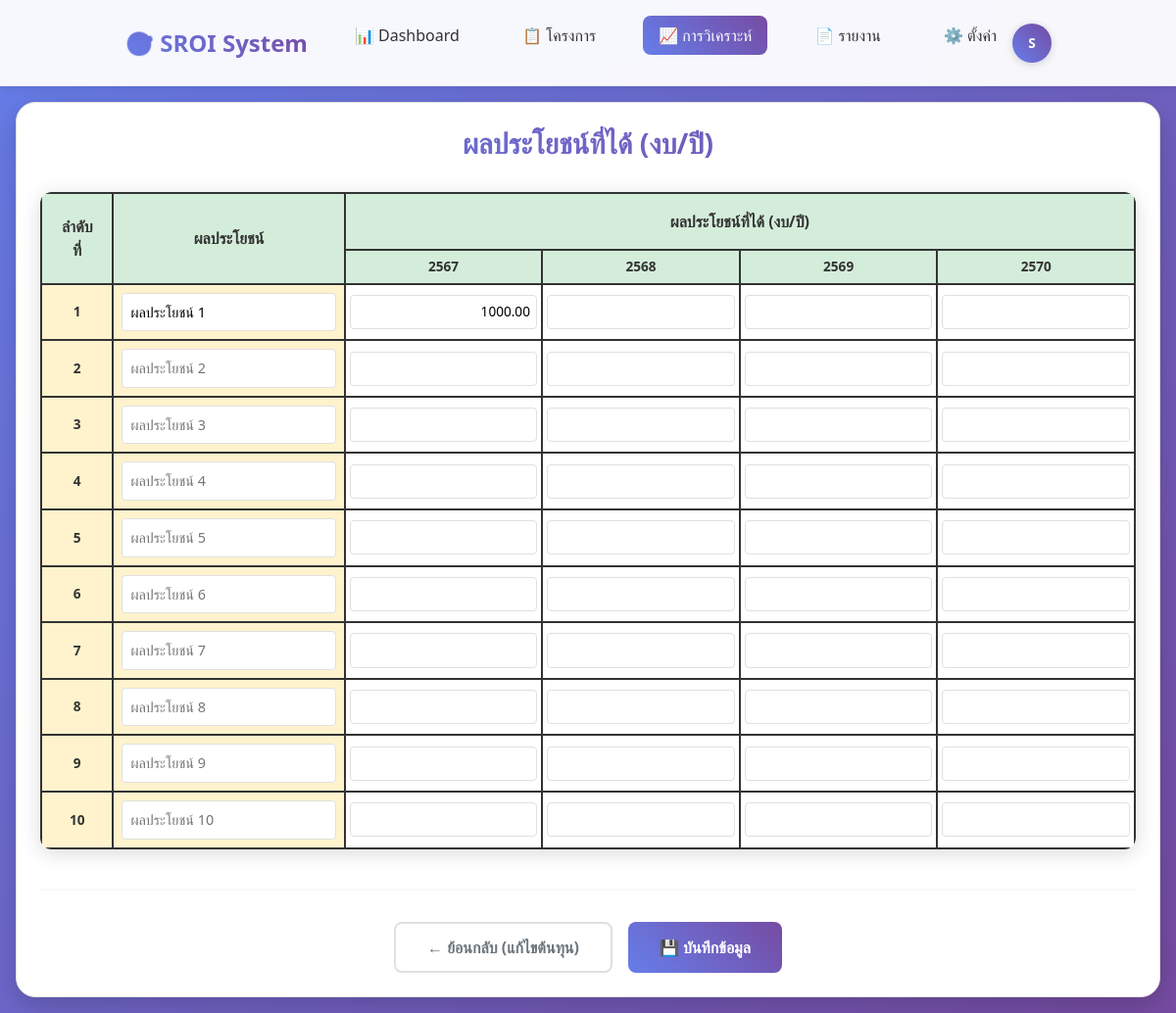
The app's page /impact_pathway/benefit.php?project_id=10 (signed in) with its own data.
### tables this page shows
CREATE TABLE `years` (
  `year_id` int(11) NOT NULL,
  `year_be` varchar(10) NOT NULL COMMENT 'ปี พ.ศ. เช่น 2567, 2568',
  `year_ad` int(11) NOT NULL COMMENT 'ปี ค.ศ. เช่น 2024, 2025',
  `year_display` varchar(50) NOT NULL COMMENT 'ชื่อปีที่แสดง เช่น 2567, 25xx',
  `year_description` varchar(200) DEFAULT NULL COMMENT 'รายละเอียดปี',
  `is_active` tinyint(1) DEFAULT 1 COMMENT 'สถานะการใช้งาน',
  `sort_order` int(11) DEFAULT 0 COMMENT 'ลำดับการแสดงผล',
  `created_at` timestamp NOT NULL DEFAULT current_timestamp(),
  `updated_at` timestamp NOT NULL DEFAULT current_timestamp() ON UPDATE current_timestamp()
);

CREATE TABLE `project_impact_ratios` (
  `id` int(11) NOT NULL,
  `project_id` int(11) NOT NULL,
  `benefit_number` int(11) NOT NULL,
  `attribution` decimal(5,2) DEFAULT 0.00,
  `deadweight` decimal(5,2) DEFAULT 0.00,
  `displacement` decimal(5,2) DEFAULT 0.00,
  `impact_ratio` decimal(5,4) DEFAULT 1.0000,
  `created_at` timestamp NOT NULL DEFAULT current_timestamp(),
  `updated_at` timestamp NOT NULL DEFAULT current_timestamp() ON UPDATE current_timestamp(),
  `benefit_detail` text DEFAULT NULL,
  `beneficiary` text DEFAULT NULL,
  `benefit_note` text DEFAULT NULL COMMENT 'จำนวนเงิน (บาท/ปี) หรือข้อความอธิบาย',
  `year` varchar(10) DEFAULT NULL COMMENT 'ปี พ.ศ. ของการประเมิน',
  `chain_sequence` int(11) DEFAULT 1
);

### impact_pathway/benefit.php (the view, shortened to what this page needs)
<?php
require_once '../config.php';
$project_id = isset($_GET['project_id']) ? intval($_GET['project_id']) : 0;
$available_years = [];
$years_query = "SELECT year_be, year_display FROM years WHERE is_active = 1 ORDER BY sort_order ASC";
$years_result = mysqli_query($conn, $years_query);
if ($years_result) {
    while ($year = mysqli_fetch_assoc($years_result)) {
        $available_years[] = $year;
    }
}
$existing_benefits = [];
$benefit_notes_by_year = [];
if ($project_id > 0) {
    $benefits_query = "SELECT benefit_number, benefit_detail, beneficiary, benefit_note, year FROM project_impact_ratios WHERE project_id = ? AND benefit_detail IS NOT NULL AND benefit_detail != '' ORDER BY benefit_number ASC";
    $benefits_stmt = mysqli_prepare($conn, $benefits_query);
    mysqli_stmt_bind_param($benefits_stmt, 'i', $project_id);
    mysqli_stmt_execute($benefits_stmt);
    $benefits_result = mysqli_stmt_get_result($benefits_stmt);
    while ($benefit_row = mysqli_fetch_assoc($benefits_result)) {
        $benefit_number = $benefit_row['benefit_number'];
        $year = $benefit_row['year'];
        if (!isset($existing_benefits[$benefit_number - 1])) {
            $existing_benefits[$benefit_number - 1] = [
                'detail' => $benefit_row['benefit_detail'],
                'beneficiary' => $benefit_row['beneficiary']
            ];
        }
        if (!isset($benefit_notes_by_year[$benefit_number])) {
            $benefit_notes_by_year[$benefit_number] = [];
        }
        $benefit_notes_by_year[$benefit_number][$year] = $benefit_row['benefit_note'];
    }
}
?>
<!DOCTYPE html>
<html lang="th">
<head>
    <link href="https://cdn.jsdelivr.net/npm/bootstrap@5.3.0/dist/css/bootstrap.min.css" rel="stylesheet">
    <link href="https://cdnjs.cloudflare.com/ajax/libs/font-awesome/6.0.0/css/all.min.css" rel="stylesheet">
</head>
<body>
    <nav class="navbar">
        <div class="nav-container">
            <a href="index.php" class="logo">
                🎯 SROI System
            </a>
            <ul class="nav-menu">
                <li><a href="dashboard.php" class="nav-link">📊 Dashboard</a></li>
                <li><a href="project-list.php" class="nav-link">📋 โครงการ</a></li>
                <li><a href="analysis.php" class="nav-link active">📈 การวิเคราะห์</a></li>
                <li><a href="reports.php" class="nav-link">📄 รายงาน</a></li>
                <li><a href="settings.php" class="nav-link">⚙️ ตั้งค่า</a></li>
            </ul>
            <?php include '../user-menu.php'; ?>
        </div>
    </nav>
    <div class="main-container">
        <div class="form-container">
            <h2 class="form-title">ผลประโยชน์ที่ได้ (งบ/ปี)</h2>
            <form method="POST" id="stakeholderForm">
                <table class="stakeholder-table">
                    <thead>
                        <tr>
                            <th rowspan="2" class="header-main">ลำดับที่</th>
                            <th rowspan="2" class="header-main">ผลประโยชน์</th>
                            <th colspan="<?php echo count($available_years); ?>" class="header-main">ผลประโยชน์ที่ได้ (งบ/ปี)</th>
                        </tr>
                        <tr>
                            <?php foreach ($available_years as $year): ?>
                                <th class="header-year"><?php echo htmlspecialchars($year['year_display']); ?></th>
                            <?php endforeach; ?>
                        </tr>
                    </thead>
                    <tbody>
                        <?php
                        $max_benefits = max(10, count($existing_benefits));
                        for ($i = 1; $i <= $max_benefits; $i++):
                        ?>
                            <?php
                            $existing_benefit = '';
                            $existing_beneficiary = '';
                            if (isset($existing_benefits[$i-1])) {
                                $existing_benefit = $existing_benefits[$i-1]['detail'];
                                $existing_beneficiary = $existing_benefits[$i-1]['beneficiary'];
                            }
                            ?>
                            <tr>
                                <td class="row-number"><?php echo $i; ?></td>
                                <td class="stakeholder-input">
                                    <input type="text" name="stakeholder[<?php echo $i; ?>]"
                                        placeholder="ผลประโยชน์ <?php echo $i; ?>"
                                        value="<?php echo htmlspecialchars($existing_benefit); ?>"
                                        title="ผู้รับผลประโยชน์: <?php echo htmlspecialchars($existing_beneficiary); ?>">
                                </td>
                                <?php foreach ($available_years as $year): ?>
                                    <?php
                                    $benefit_note_value = '';
                                    if (isset($benefit_notes_by_year[$i]) && isset($benefit_notes_by_year[$i][$year['year_be']])) {
                                        $benefit_note_value = $benefit_notes_by_year[$i][$year['year_be']];
                                        if (is_numeric($benefit_note_value) && $benefit_note_value > 0) {
                                            $benefit_note_value = number_format($benefit_note_value, 2, '.', '');
                                        }
                                    }
                                    ?>
                                    <td class="value-cell">
                                        <input type="text" name="value_<?php echo $i; ?>_<?php echo $year['year_be']; ?>"
                                               value="<?php echo htmlspecialchars($benefit_note_value); ?>">
                                    </td>
                                <?php endforeach; ?>
                            </tr>
                        <?php endfor; ?>
                    </tbody>
                </table>
                <div class="form-actions">
                    <button type="button" class="btn btn-secondary" onclick="goToCost()">
                        ← ย้อนกลับ (แก้ไขต้นทุน)
                    </button>
                    <button type="submit" class="btn btn-primary" id="submitBtn">
                        💾 บันทึกข้อมูล
                    </button>
                </div>
            </form>
        </div>
    </div>
</body>
</html>

### impact_pathway/benefit.php (style rules this page uses)
* { margin: 0; padding: 0; box-sizing: border-box; }
:root { --primary-color: #667eea; --secondary-color: #764ba2; --success-color: #56ab2f; --warning-color: #f093fb; --danger-color: #f5576c; --info-color: #4ecdc4; --light-bg: #f8f9fa; --white: #ffffff; --text-dark: #333333; --text-muted: #6c757d; --border-color: #e0e0e0; --shadow-light: 0 2px 10px rgba(0, 0, 0, 0.1); --shadow-medium: 0 4px 20px rgba(0, 0, 0, 0.15); --shadow-heavy: 0 8px 30px rgba(0, 0, 0, 0.2); }
body { font-family: 'Segoe UI', Tahoma, Geneva, Verdana, sans-serif; background: linear-gradient(135deg, var(--primary-color) 0%, var(--secondary-color) 100%); min-height: 100vh; color: var(--text-dark); }
.navbar { background: rgba(255, 255, 255, 0.95); backdrop-filter: blur(10px); padding: 1rem 0; box-shadow: var(--shadow-light); position: sticky; top: 0; z-index: 100; }
.nav-container { max-width: 1400px; margin: 0 auto; padding: 0 2rem; display: flex; justify-content: space-between; align-items: center; }
.logo { display: flex; align-items: center; gap: 0.5rem; font-size: 1.5rem; font-weight: bold; background: linear-gradient(45deg, var(--primary-color), var(--secondary-color)); -webkit-background-clip: text; -webkit-text-fill-color: transparent; background-clip: text; text-decoration: none; }
.nav-menu { display: flex; list-style: none; gap: 2rem; align-items: center; }
.nav-link { color: var(--text-dark); text-decoration: none; font-weight: 500; padding: 0.5rem 1rem; border-radius: 8px; transition: all 0.3s ease; }
.nav-link.active { background: linear-gradient(45deg, var(--primary-color), var(--secondary-color)); color: white; }
.main-container { max-width: 1400px; margin: 0 auto; padding: 2rem; }
.form-container { background: white; border-radius: 20px; padding: 2.5rem; box-shadow: var(--shadow-heavy); border: 1px solid var(--border-color); }
.form-title { font-size: 1.8rem; color: var(--text-dark); margin-bottom: 2rem; text-align: center; background: linear-gradient(45deg, var(--primary-color), var(--secondary-color)); -webkit-background-clip: text; -webkit-text-fill-color: transparent; background-clip: text; font-weight: bold; }
.stakeholder-table { width: 100%; border-collapse: collapse; margin-bottom: 2rem; box-shadow: var(--shadow-medium); border-radius: 12px; overflow: hidden; }
.stakeholder-table th, .stakeholder-table td { border: 2px solid #333; text-align: center; vertical-align: middle; }
.header-main { background-color: #d4edda; font-weight: bold; font-size: 1rem; padding: 1rem; }
.header-year { background-color: #d4edda; font-weight: bold; font-size: 0.85rem; padding: 0.5rem; writing-mode: vertical-rl; text-orientation: mixed; }
.row-number { background-color: #fff3cd; font-weight: bold; padding: 0.75rem; min-width: 60px; }
.stakeholder-input { background-color: #fff3cd; padding: 0.5rem; min-width: 200px; }
.stakeholder-input input { width: 100%; border: 1px solid var(--border-color); border-radius: 4px; padding: 0.5rem; font-size: 0.9rem; }
.value-cell { background-color: #fff; padding: 0.25rem; min-width: 80px; }
.value-cell input { width: 100%; border: 1px solid var(--border-color); border-radius: 4px; padding: 0.4rem; text-align: right; font-size: 0.85rem; }
.form-actions { display: flex; justify-content: center; gap: 1rem; margin-top: 2.5rem; padding-top: 2rem; border-top: 2px solid var(--light-bg); }
.btn { padding: 0.75rem 2rem; border: none; border-radius: 8px; font-size: 1rem; font-weight: 600; cursor: pointer; transition: all 0.3s ease; text-decoration: none; display: inline-flex; align-items: center; gap: 0.5rem; }
.btn-primary { background: linear-gradient(45deg, var(--primary-color), var(--secondary-color)); color: white; }
.btn-secondary { background: transparent; color: var(--text-muted); border: 2px solid var(--border-color); }
@media (max-width: 1200px) { .main-container { padding: 1rem; } }
@media (max-width: 1200px) { .form-container { padding: 1.5rem; } }
@media (max-width: 1200px) { .stakeholder-table { font-size: 0.85rem; } }
@media (max-width: 1200px) { .header-year { writing-mode: horizontal-tb; text-orientation: initial; padding: 0.4rem; } }

### records on screen
years: year_display "2567", year_be "1000.00"
years: year_display "2568"
years: year_display "2569"
years: year_display "2570"
project_impact_ratios: benefit_detail "ผลประโยชน์ 1"

### other values on screen
$initials "S"
